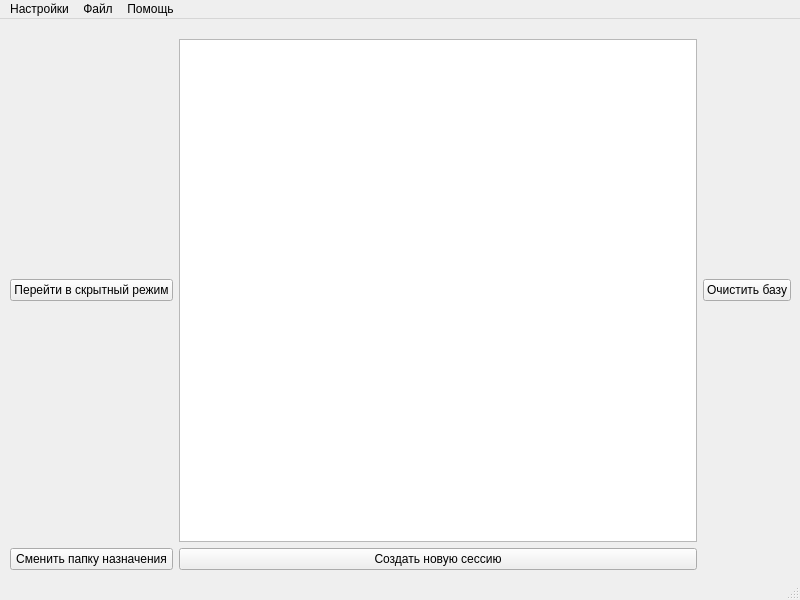
<?xml version="1.0" encoding="UTF-8"?>
<ui version="4.0">
 <class>MainWindow</class>
 <widget class="QMainWindow" name="MainWindow">
  <property name="geometry">
   <rect>
    <x>0</x>
    <y>0</y>
    <width>800</width>
    <height>600</height>
   </rect>
  </property>
  <property name="windowTitle">
   <string>MainWindow</string>
  </property>
  <property name="styleSheet">
   <string notr="true">background_color: gray;</string>
  </property>
  <widget class="QWidget" name="centralwidget">
   <widget class="QWidget" name="gridLayoutWidget">
    <property name="geometry">
     <rect>
      <x>10</x>
      <y>0</y>
      <width>781</width>
      <height>551</height>
     </rect>
    </property>
    <layout class="QGridLayout" name="gridLayout">
     <item row="2" column="1">
      <widget class="QPushButton" name="pushButton_2">
       <property name="text">
        <string>Создать новую сессию</string>
       </property>
      </widget>
     </item>
     <item row="1" column="0">
      <widget class="QPushButton" name="pushButton">
       <property name="text">
        <string>Перейти в скрытный режим</string>
       </property>
      </widget>
     </item>
     <item row="1" column="2">
      <widget class="QPushButton" name="pushButton_4">
       <property name="text">
        <string>Очистить базу</string>
       </property>
      </widget>
     </item>
     <item row="2" column="0">
      <widget class="QPushButton" name="pushButton_3">
       <property name="text">
        <string>Сменить папку назначения</string>
       </property>
      </widget>
     </item>
     <item row="1" column="1">
      <widget class="QTableWidget" name="tableWidget">
       <property name="styleSheet">
        <string notr="true"/>
       </property>
      </widget>
     </item>
     <item row="0" column="2">
      <widget class="QLabel" name="label">
       <property name="text">
        <string/>
       </property>
      </widget>
     </item>
    </layout>
   </widget>
  </widget>
  <widget class="QStatusBar" name="statusbar"/>
  <widget class="QMenuBar" name="menubar">
   <property name="geometry">
    <rect>
     <x>0</x>
     <y>0</y>
     <width>800</width>
     <height>24</height>
    </rect>
   </property>
   <widget class="QMenu" name="menu">
    <property name="title">
     <string>Настройки</string>
    </property>
    <addaction name="separator"/>
    <addaction name="action_3"/>
    <addaction name="action_4"/>
   </widget>
   <widget class="QMenu" name="menu_2">
    <property name="title">
     <string>Файл</string>
    </property>
    <addaction name="separator"/>
    <addaction name="action_csv"/>
    <addaction name="action_Temp"/>
   </widget>
   <widget class="QMenu" name="menuFAQ">
    <property name="title">
     <string>Помощь</string>
    </property>
    <addaction name="separator"/>
    <addaction name="action_Github"/>
    <addaction name="actionFAQ"/>
   </widget>
   <addaction name="menu"/>
   <addaction name="menu_2"/>
   <addaction name="menuFAQ"/>
  </widget>
  <action name="action_csv">
   <property name="text">
    <string>Сохранить в csv</string>
   </property>
  </action>
  <action name="action_Temp">
   <property name="text">
    <string>Очистить папку с временными файлами</string>
   </property>
  </action>
  <action name="action_3">
   <property name="text">
    <string>Сменить пароль</string>
   </property>
  </action>
  <action name="action_4">
   <property name="text">
    <string>Сменить логин</string>
   </property>
  </action>
  <action name="action_5">
   <property name="text">
    <string>Темная тема</string>
   </property>
  </action>
  <action name="action_Github">
   <property name="text">
    <string>Репозиторий на Github</string>
   </property>
  </action>
  <action name="actionFAQ">
   <property name="text">
    <string>FAQ</string>
   </property>
  </action>
 </widget>
 <resources/>
 <connections/>
</ui>
